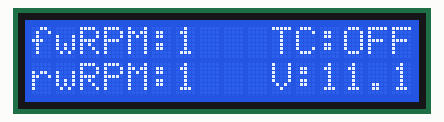
This sketch was run on a simulated Arduino Uno, built with avr-gcc and run on an emulated ATmega328P. Shown: 16×2 character LCD.

Above: at 0.21 s.
At 5.04 s:
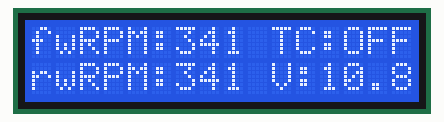
At 9.88 s:
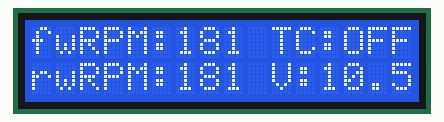
At 19.85 s:
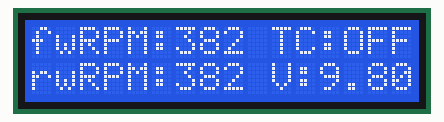
At 29.88 s:
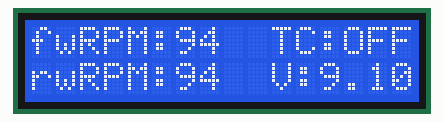
At 39.82 s:
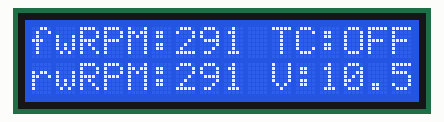

The sketch:

LCD_simulator.ino
```cpp
#include <LiquidCrystal.h>

#define rs 7
#define en 6
#define d4 5
#define d5 4
#define d6 3
#define d7 2

LiquidCrystal lcd(rs, en, d4, d5, d6, d7);
int   fwRPM = 0;
int   rwRPM = 0;
float voltage = 11.1;
int   drain = 0;

void setup() {
  // set up the LCD's number of columns and rows:
  lcd.begin(16, 2);
  lcd.setCursor(10, 0);
  lcd.print("TC:OFF");
  lcd.setCursor(10, 1);
  lcd.print("V:");
}

void updateLCD() {
  // simulate battery drain
  drain++;
  if (drain % 100 == 0)
    voltage -= 0.1;
  if (voltage < 9)
    voltage = 11.1;
  lcd.setCursor(12, 1);
  lcd.print(voltage);

  // demo front wheel RPM
  lcd.setCursor(0, 0);
  lcd.print("fwRPM:");
  fwRPM++;
  if (fwRPM > 500) {
    fwRPM = 0;
    lcd.setCursor(6, 0);
    lcd.print("   ");
  }
  lcd.setCursor(6, 0);
  lcd.print(fwRPM);

  // demo rear wheel RPM
  lcd.setCursor(0, 1);
  lcd.print("rwRPM:");
  rwRPM++;
  if (rwRPM > 500) {
    rwRPM = 0;
    lcd.setCursor(6, 1);
    lcd.print("   ");
  }
  lcd.setCursor(6, 1);
  lcd.print(rwRPM);
}

void loop() {
  updateLCD();
  delay(10);
}
```
